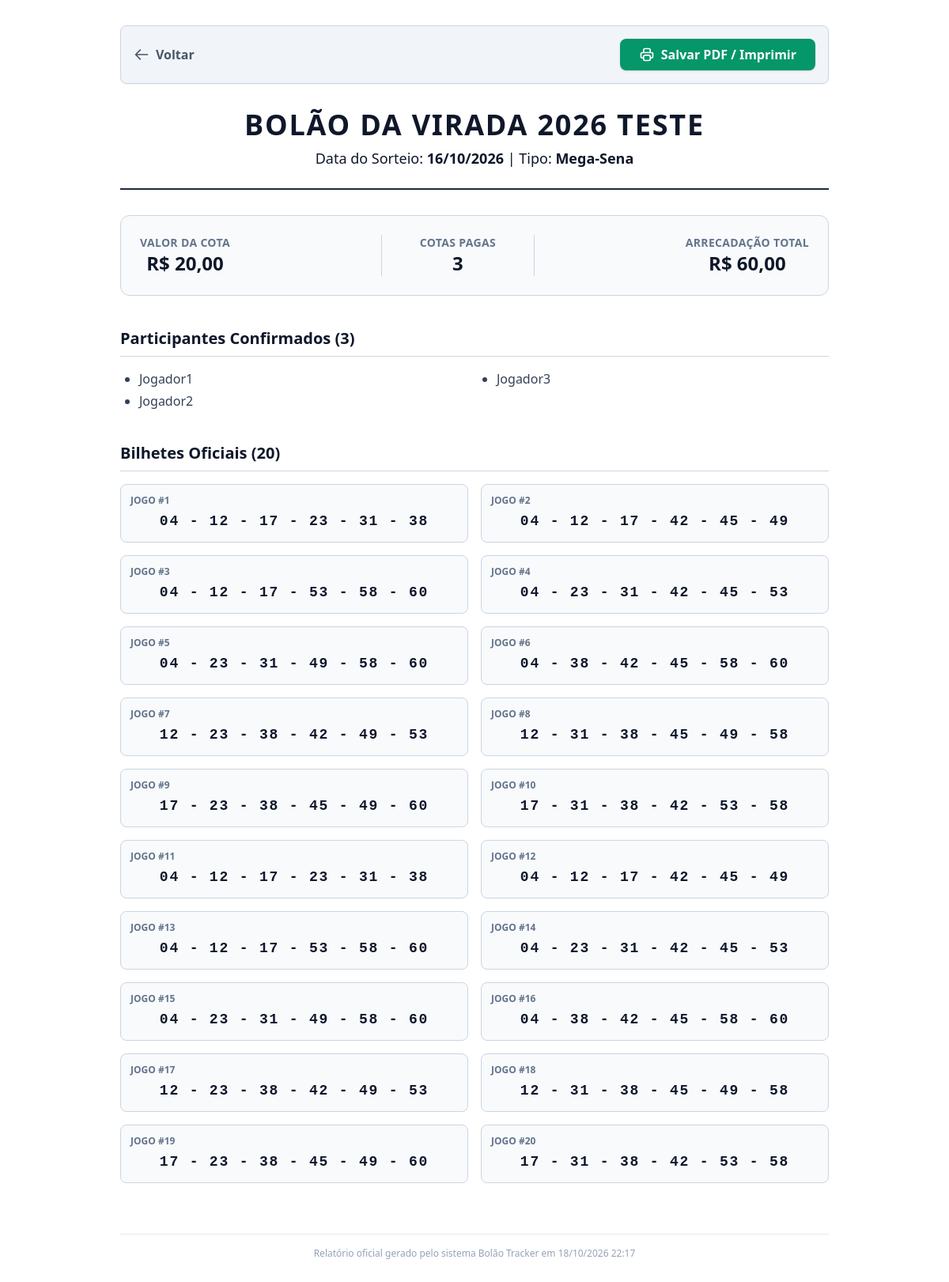
Page /bolao/1/relatorio/ (signed in) on the committed database.
### loteria/models.py (models this page shows, shortened)
class Bolao(models.Model):
    TIPO_CHOICES = [
        ('MEGA', 'Mega-Sena'),
        ('QUINA', 'Quina'),
    ]
    nome = models.CharField(max_length=100, help_text="Ex: Bolão da Virada 2026")
    tipo = models.CharField(max_length=10, choices=TIPO_CHOICES)
    dezenas_base = models.CharField(
        max_length=255,
        blank=True,
        null=True,
        help_text="Digite as dezenas escolhidas separadas por vírgula. Ex: 4, 12, 17, 23, 31, 38, 42, 45, 49, 53, 58, 60"
    )
    data_sorteio = models.DateField()
    concurso_alvo = models.CharField(max_length=10, blank=True, null=True)
    valor_cota = models.DecimalField(max_digits=10, decimal_places=2)
    encerrado = models.BooleanField(default=False)
    class Meta:
        verbose_name = "Bolão"
        verbose_name_plural = "Bolões"

class Cota(models.Model):
    bolao = models.ForeignKey(Bolao, on_delete=models.CASCADE, related_name='cotas')
    membro = models.ForeignKey(PerfilMembro, on_delete=models.CASCADE)
    pago = models.BooleanField(default=False)
    data_pagamento = models.DateTimeField(blank=True, null=True)

class PerfilMembro(models.Model):
    usuario = models.OneToOneField(User, on_delete=models.CASCADE)
    chave_pix = models.CharField(max_length=100, blank=True, null=True, help_text="Para receber a divisão do prêmio")
    telefone = models.CharField(max_length=20, blank=True, null=True)
    chave_pix = models.CharField(max_length=150, blank=True, null=True, help_text="Chave PIX para recebimento de prêmios")
    class Meta:
        verbose_name = "Perfil de Participante"
        verbose_name_plural = "Perfis de Participantes"

class JogoGerado(models.Model):
    bolao = models.ForeignKey(Bolao, on_delete=models.CASCADE, related_name='jogos')
    dezenas = models.CharField(max_length=100)
    acertos = models.IntegerField(default=0)
    premiado = models.BooleanField(default=False)
    class Meta:
        verbose_name = "Bilhete Gerado"
        verbose_name_plural = "Bilhetes Gerados"
    @property
    def dezenas_lista(self):
        return self.dezenas.split(',')

### loteria/views.py (the view)
# urls.py: path('bolao/<int:bolao_id>/relatorio/', views.relatorio_bolao, name='relatorio_bolao'), # <-- Nova rota
@login_required
def relatorio_bolao(request, bolao_id):
    if not request.user.is_superuser:
        raise PermissionDenied("Apenas administradores podem gerar relatórios.")
    bolao = get_object_or_404(Bolao, id=bolao_id)
    cotas_pagas = bolao.cotas.filter(pago=True).select_related('membro__usuario')
    jogos = bolao.jogos.all().order_by('-premiado', '-acertos')
    total_arrecadado = len(cotas_pagas) * bolao.valor_cota
    contexto = {
        'bolao': bolao,
        'cotas_pagas': cotas_pagas,
        'jogos': jogos,
        'total_arrecadado': total_arrecadado,
    }
    return render(request, 'loteria/relatorio.html', contexto)

### loteria/templates/loteria/relatorio.html (shortened to what this page needs)
<!DOCTYPE html>
<html lang="pt-br">
<head>
    <script src="https://cdn.tailwindcss.com"></script>
</head>
<body class="bg-white text-slate-900 font-sans p-4 sm:p-8">
    <div class="max-w-4xl mx-auto">
        <div class="no-print flex justify-between items-center bg-slate-100 border border-slate-300 p-4 rounded-lg mb-8 shadow-sm">
            <a href="{% url 'detalhe_bolao' bolao.id %}" class="text-slate-600 hover:text-slate-900 font-bold flex items-center gap-2">
                <svg class="w-5 h-5" fill="none" stroke="currentColor" viewBox="0 0 24 24"><path stroke-linecap="round" stroke-linejoin="round" stroke-width="2" d="M10 19l-7-7m0 0l7-7m-7 7h18"></path></svg>
                Voltar
            </a>
            <button onclick="window.print()" class="bg-emerald-600 hover:bg-emerald-700 text-white font-bold py-2 px-6 rounded-lg shadow flex items-center gap-2">
                Salvar PDF / Imprimir
            </button>
        </div>
        <div class="text-center border-b-2 border-slate-800 pb-6 mb-8">
            <h1 class="text-4xl font-black uppercase tracking-wider mb-2">{{ bolao.nome }}</h1>
            <p class="text-lg">Data do Sorteio: <strong>{{ bolao.data_sorteio|date:"d/m/Y" }}</strong> | Tipo: <strong>{{ bolao.get_tipo_display }}</strong></p>
        </div>
        <div class="flex justify-between items-center mb-10 border border-slate-300 bg-slate-50 p-6 rounded-xl">
            <div class="text-center">
                <p class="text-sm text-slate-500 font-bold uppercase tracking-wide">Valor da Cota</p>
                <p class="text-2xl font-black">R$ {{ bolao.valor_cota }}</p>
            </div>
            <div class="text-center border-x border-slate-300 px-12">
                <p class="text-sm text-slate-500 font-bold uppercase tracking-wide">Cotas Pagas</p>
                <p class="text-2xl font-black">{{ cotas_pagas|length }}</p>
            </div>
            <div class="text-center">
                <p class="text-sm text-slate-500 font-bold uppercase tracking-wide">Arrecadação Total</p>
                <p class="text-2xl font-black">R$ {{ total_arrecadado|floatformat:2 }}</p>
            </div>
        </div>
        <h2 class="text-xl font-bold mb-4 border-b border-slate-300 pb-2">Participantes Confirmados ({{ cotas_pagas|length }})</h2>
        <ul class="list-disc pl-6 columns-2 gap-8 mb-10 text-slate-700">
            {% for cota in cotas_pagas %}
                <li class="mb-1">{{ cota.membro.usuario.get_full_name|default:cota.membro.usuario.username }}</li>
            {% endfor %}
        </ul>
        <h2 class="text-xl font-bold mb-4 border-b border-slate-300 pb-2">Bilhetes Oficiais ({{ jogos|length }})</h2>
        <div class="grid grid-cols-2 gap-4">
            {% for jogo in jogos %}
                <div class="border border-slate-300 p-3 rounded-lg bg-slate-50">
                    <p class="text-xs text-slate-500 font-bold mb-1">JOGO #{{ forloop.counter }}</p>
                    <div class="font-mono text-lg font-bold tracking-widest text-center">
                        {% for dezena in jogo.dezenas_lista %}
                            {{ dezena }}{% if not forloop.last %} - {% endif %}
                        {% endfor %}
                    </div>
                </div>
            {% endfor %}
        </div>
        <div class="mt-16 text-center text-xs text-slate-400 border-t border-slate-200 pt-4">
            <p>Relatório oficial gerado pelo sistema Bolão Tracker em {% now "d/m/Y H:i" %}</p>
        </div>
    </div>
</body>
</html>

### rows in the picture
Bolao: nome "BOLÃO DA VIRADA 2026 TESTE", data_sorteio "16/10/2026", tipo "Mega-Sena", valor_cota "20,00"
Cota: membro.usuario.get_full_name "Jogador1"
Cota: membro.usuario.get_full_name "Jogador2"
Cota: membro.usuario.get_full_name "Jogador3"
JogoGerado: dezenas_lista "04" "12" "17" "23" "31" "38"
JogoGerado: dezenas_lista "04" "12" "17" "42" "45" "49"
JogoGerado: dezenas_lista "04" "12" "17" "53" "58" "60"
JogoGerado: dezenas_lista "04" "23" "31" "42" "45" "53"
JogoGerado: dezenas_lista "04" "23" "31" "49" "58" "60"
JogoGerado: dezenas_lista "04" "38" "42" "45" "58" "60"
JogoGerado: dezenas_lista "12" "23" "38" "42" "49" "53"
JogoGerado: dezenas_lista "12" "31" "38" "45" "49" "58"
JogoGerado: dezenas_lista "17" "23" "38" "45" "49" "60"
JogoGerado: dezenas_lista "17" "31" "38" "42" "53" "58"
JogoGerado: dezenas_lista "04" "12" "17" "23" "31" "38"
JogoGerado: dezenas_lista "04" "12" "17" "42" "45" "49"
JogoGerado: dezenas_lista "04" "12" "17" "53" "58" "60"
JogoGerado: dezenas_lista "04" "23" "31" "42" "45" "53"
JogoGerado: dezenas_lista "04" "23" "31" "49" "58" "60"
JogoGerado: dezenas_lista "04" "38" "42" "45" "58" "60"
JogoGerado: dezenas_lista "12" "23" "38" "42" "49" "53"
JogoGerado: dezenas_lista "12" "31" "38" "45" "49" "58"
JogoGerado: dezenas_lista "17" "23" "38" "45" "49" "60"
JogoGerado: dezenas_lista "17" "31" "38" "42" "53" "58"

### other values in the picture
{{ cotas_pagas|length }} "3"
{{ total_arrecadado|floatformat:2 }} "60,00"
{{ jogos|length }} "20"
